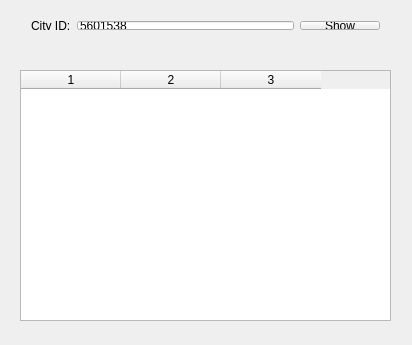
<?xml version="1.0" encoding="UTF-8"?>
<ui version="4.0">
 <class>MainWindow</class>
 <widget class="QMainWindow" name="MainWindow">
  <property name="geometry">
   <rect>
    <x>0</x>
    <y>0</y>
    <width>412</width>
    <height>345</height>
   </rect>
  </property>
  <property name="windowTitle">
   <string>MainWindow</string>
  </property>
  <widget class="QWidget" name="centralWidget">
   <widget class="QWidget" name="horizontalLayoutWidget">
    <property name="geometry">
     <rect>
      <x>20</x>
      <y>10</y>
      <width>371</width>
      <height>31</height>
     </rect>
    </property>
    <layout class="QHBoxLayout" name="horizontalLayout">
     <item>
      <widget class="QLabel" name="label">
       <property name="text">
        <string>City ID:</string>
       </property>
      </widget>
     </item>
     <item>
      <widget class="QLineEdit" name="lineEdit">
       <property name="text">
        <string>5601538</string>
       </property>
      </widget>
     </item>
     <item>
      <widget class="QPushButton" name="pushButton">
       <property name="text">
        <string>Show</string>
       </property>
      </widget>
     </item>
    </layout>
   </widget>
   <widget class="QTableWidget" name="tableWidget">
    <property name="geometry">
     <rect>
      <x>20</x>
      <y>70</y>
      <width>371</width>
      <height>251</height>
     </rect>
    </property>
    <property name="columnCount">
     <number>3</number>
    </property>
    <column/>
    <column/>
    <column/>
   </widget>
  </widget>
 </widget>
 <layoutdefault spacing="6" margin="11"/>
 <resources/>
 <connections/>
</ui>
